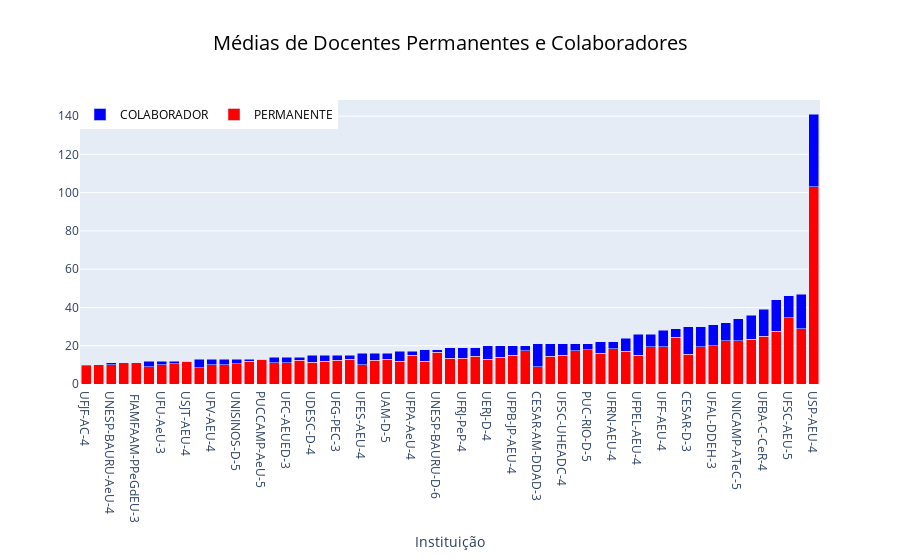

Write notebook code for a chart like this one.
### Code cell
make_chart(docentes_programas)

### Figure 1 — Plotly figure (JSON) as saved in the notebook; plotly's stock layout.template omitted (floating-point values rounded to 4 significant figures)
{"data": [{"marker": {"color": "#FF0000"}, "name": "PERMANENTE", "type": "bar", "x": ["UFJF-AC-4", "IMED-AEU-3", "UNESP-BAURU-AeU-4", "PUC-RIO-A-3", " FIAMFAAM-PPeGdEU-3", "UFRN-D-4", "UFU-AeU-3", "UNIVILLE-D-4", "USJT-AEU-4", "UFPE-E-3", "UFV-AEU-4", "UNIFATEA-DTEI-3", "UNISINOS-D-5", "UEL-AeU-4", "PUCCAMP-AeU-5", "UFSC-D-5", "UFC-AEUED-3", "UNISINOS-AeU-4", "UDESC-D-4", "UNIRITTER-AeU-4", "UFG-PEC-3", "UEMG-D-5", "UFES-AEU-4", "UNB-D-3", "UAM-D-5", "UFRJ-AP-4", "UFPA-AeU-4", "UFCG-D-3", "UNESP-BAURU-D-6", "UFPR-D-4", "UFRJ-PeP-4", "UFRN-APEMA-4", "UERJ-D-4", "UNIRITTER-D-4", "UFPB-JP-AEU-4", "UNIFOR-CDC-3", "CESAR-AM-DDAD-3", "UFMA-D-3", "UFSC-UHEADC-4", "UPM-AEU-6", "PUC-RIO-D-5", "UFRGS-A-4", "UFRN-AEU-4", "UFPE-D-4", "UFPEL-AEU-4", "UFRJ-A-6", "UFF-AEU-4", "UFRJ-U-5", "CESAR-D-3", "UFRGS-D-5", "UFAL-DDEH-3", "UFMG-AEU-6", "UNICAMP-ATeC-5", "USP/SC-AEU-4", "UFBA-C-CeR-4", "UNB-AEU-4", "UFSC-AEU-5", "UFBA-AEU-4", "USP-AEU-4"], "y": [9.5, 10, 10, 11, 11, 9, 10, 10.5, 12, 8.5, 10, 10, 10.5, 12, 13, 11, 11, 12.5, 11.5, 12, 12.5, 13, 10, 12.5, 13, 12, 15, 12, 16.5, 13.5, 13.5, 14.5, 13, 14, 15, 17.5, 9, 14.5, 15, 17.5, 18, 16, 18.5, 17, 15, 19.5, 19.5, 24.5, 15.5, 19.5, 20, 22.5, 22.5, 23.5, 25, 27.5, 34.5, 29, 103]}, {"marker": {"color": "#0000FF"}, "name": "COLABORADOR", "type": "bar", "x": ["UFJF-AC-4", "IMED-AEU-3", "UNESP-BAURU-AeU-4", "PUC-RIO-A-3", " FIAMFAAM-PPeGdEU-3", "UFRN-D-4", "UFU-AeU-3", "UNIVILLE-D-4", "USJT-AEU-4", "UFPE-E-3", "UFV-AEU-4", "UNIFATEA-DTEI-3", "UNISINOS-D-5", "UEL-AeU-4", "PUCCAMP-AeU-5", "UFSC-D-5", "UFC-AEUED-3", "UNISINOS-AeU-4", "UDESC-D-4", "UNIRITTER-AeU-4", "UFG-PEC-3", "UEMG-D-5", "UFES-AEU-4", "UNB-D-3", "UAM-D-5", "UFRJ-AP-4", "UFPA-AeU-4", "UFCG-D-3", "UNESP-BAURU-D-6", "UFPR-D-4", "UFRJ-PeP-4", "UFRN-APEMA-4", "UERJ-D-4", "UNIRITTER-D-4", "UFPB-JP-AEU-4", "UNIFOR-CDC-3", "CESAR-AM-DDAD-3", "UFMA-D-3", "UFSC-UHEADC-4", "UPM-AEU-6", "PUC-RIO-D-5", "UFRGS-A-4", "UFRN-AEU-4", "UFPE-D-4", "UFPEL-AEU-4", "UFRJ-A-6", "UFF-AEU-4", "UFRJ-U-5", "CESAR-D-3", "UFRGS-D-5", "UFAL-DDEH-3", "UFMG-AEU-6", "UNICAMP-ATeC-5", "USP/SC-AEU-4", "UFBA-C-CeR-4", "UNB-AEU-4", "UFSC-AEU-5", "UFBA-AEU-4", "USP-AEU-4"], "y": [0.5, 0, 1, 0, 0, 3, 2, 1.5, 0, 4.5, 3, 3, 2.5, 1, 0, 3, 3, 1.5, 3.5, 3, 2.5, 2, 6, 3.5, 3, 5, 2, 6, 1.5, 5.5, 5.5, 4.5, 7, 6, 5, 2.5, 12, 6.5, 6, 3.5, 3, 6, 3.5, 7, 11, 6.5, 8.5, 4.5, 14.5, 10.5, 11, 9.5, 11.5, 12.5, 14, 16.5, 11.5, 18, 38]}], "layout": {"barmode": "stack", "legend": {"font": {"color": "#000000"}, "orientation": "h", "x": 0, "y": 1}, "title": {"font": {"color": "#000000", "size": 20}, "text": "Médias de Docentes Permanentes e Colaboradores", "x": 0.5, "xanchor": "center"}, "xaxis": {"title": {"text": "Instituição"}}}}
